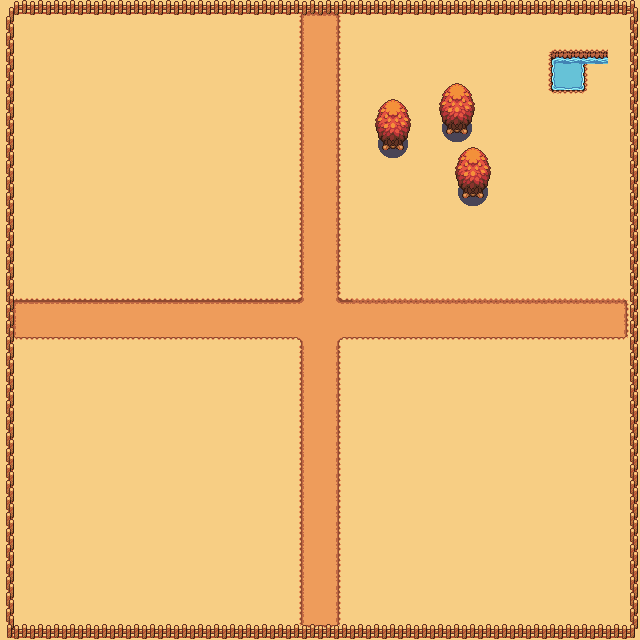

This game map was drawn from its Tiled (.tmx) file and the tilesets committed beside it. A one-line description and the trimmed map source follow:
An orthogonal 40x40 tile map with 16x16 px tiles, 2 tile layers (Ground, Object) and 4 objects.

<map version="1.10" tiledversion="1.10.1" orientation="orthogonal" renderorder="right-down" width="40" height="40" tilewidth="16" tileheight="16" infinite="0" nextlayerid="4" nextobjectid="8">
 <tileset firstgid="1" source="Map.tsx" />
 <layer id="1" name="Ground" width="40" height="40">
  <data>[1600 cells, 1600 non-empty, 15 distinct tile ids]</data>
 </layer>
 <layer id="2" name="Object" width="40" height="40">
  <data>[1600 cells, 209 non-empty, 27 distinct tile ids]</data>
 </layer>
 <objectgroup id="3" name="Collisions">
  <object id="3" x="624.5" y="-0.5" width="15" height="639.5" />
  <object id="5" x="0" y="623.333" width="624" height="16.6667" />
  <object id="6" x="-0.666667" y="0" width="16.6667" height="632.667" />
  <object id="7" x="-1.33333" y="-0.666667" width="642" height="16.6667" />
 </objectgroup>
</map>
